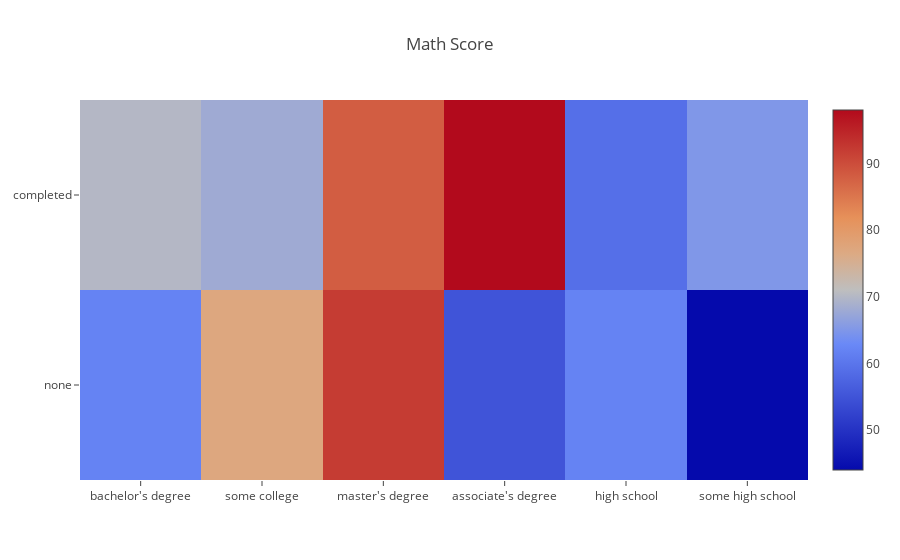

Notebook source saved alongside this figure:
### Code cell
trace1= go.Heatmap(x=df['parental level of education'], y=df['test preparation course'], z=df['math score'].values.tolist())
trace2= go.Heatmap(x=df['parental level of education'], y=df['test preparation course'], z=df['reading score'].values.tolist())
trace3= go.Heatmap(x=df['parental level of education'], y=df['test preparation course'], z=df['writing score'].values.tolist())

data=[trace1]
layout=go.Layout(title='Math Score')
fig= go.Figure(data=data, layout=layout)
iplot(fig)

### Figure 1 — Plotly figure (JSON) as saved in the notebook; plotly's stock layout.template omitted (floating-point values rounded to 4 significant figures; data arrays with more than 128 entries replaced by an {"elided": "..."} marker saying what was removed)
{"data": [{"type": "heatmap", "uid": "511b3bd4-2904-11e9-a447-3cf862c2ea5b", "x": {"elided": "1000 str values"}, "y": {"elided": "1000 str values"}, "z": {"elided": "1000 int values"}}], "layout": {"title": "Math Score"}}
